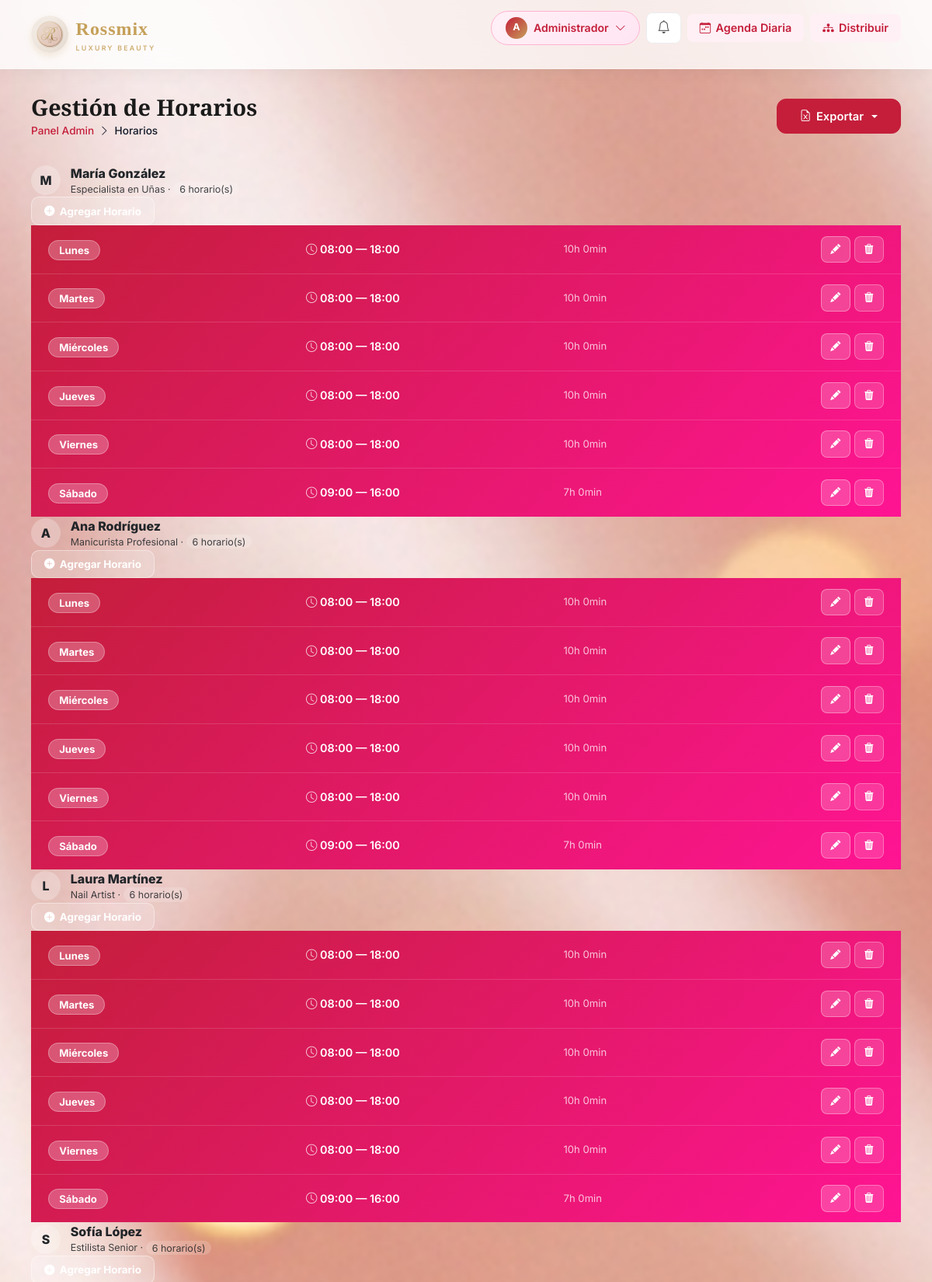
Screenshot of /admin/horarios (signed in, upper part) with the database file from the repository.
### app/models/usuario.py (models this page shows, shortened)
class Usuario(db.Model):
    __tablename__ = 'usuario'
    __table_args__ = (
        CheckConstraint("telefono ~ '^[0-9]{10}$'", name='ck_usuario_telefono_10_digitos'),
    )
    id = db.Column(db.Integer, primary_key=True)
    nombre = db.Column(db.String(100), nullable=False)
    email = db.Column(db.String(150), unique=True, nullable=False)
    telefono = db.Column(db.String(10), nullable=False)
    password = db.Column(db.String(200), nullable=False)
    tipo_usuario   = db.Column(db.String(20), nullable=False, index=True)
    fecha_registro = db.Column(db.DateTime, default=datetime.now)
    activo         = db.Column(db.Boolean, default=True)
    id_empleado = db.Column(db.Integer, db.ForeignKey('empleados.id_empleado', ondelete='SET NULL'), nullable=True)
    empleado_vinculado = db.relationship('Empleado', foreign_keys=[id_empleado], backref='usuario_cuenta', uselist=False)
    citas = db.relationship('Cita', backref='cliente', lazy=True, foreign_keys='Cita.id_cliente')
    notificaciones = db.relationship('Notificacion', backref='usuario', lazy=True)

### app/models/empleado.py (models this page shows, shortened)
class Empleado(db.Model):
    __tablename__ = 'empleados'
    id_empleado = db.Column(db.Integer, primary_key=True)
    nombre = db.Column(db.String(100), nullable=False)
    especialidad = db.Column(db.String(100))
    activo = db.Column(db.Boolean, default=True)
    fecha_registro = db.Column(db.DateTime, default=datetime.now)
    horarios = db.relationship('HorarioEmpleado', backref='empleado', lazy=True, cascade='all, delete-orphan')
    citas = db.relationship('Cita', backref='empleado', lazy=True)

### app/models/horario.py (models this page shows, shortened)
class HorarioEmpleado(db.Model):
    __tablename__ = 'horarios_empleados'
    id_horario = db.Column(db.Integer, primary_key=True)
    id_empleado = db.Column(db.Integer, db.ForeignKey('empleados.id_empleado', ondelete='CASCADE'), nullable=False)
    dia_semana = db.Column(db.Integer, nullable=False)  # 0=Domingo, 1=Lunes, ..., 6=Sábado
    hora_inicio = db.Column(db.Time, nullable=False)
    hora_fin = db.Column(db.Time, nullable=False)

### app/views/admin/horarios.py (the view)
@admin_bp.route('/horarios')
@admin_required
def horarios():
    empleados_list = Empleado.query.filter_by(activo=True).all()
    return render_template('admin/horarios.html', empleados=empleados_list, dias_semana=DIAS_SEMANA)

### app/templates/admin/horarios.html (shortened to what this page needs)
{% extends 'base.html' %}
{% block content %}
<div class="page-header">
    <div>
        <h1>Gestión de Horarios</h1>
        <div class="breadcrumb-r">
            <a href="{{ url_for('dashboard_admin') }}">Panel Admin</a>
            <i class="bi bi-chevron-right"></i> <span>Horarios</span>
        </div>
    </div>
    <div class="dropdown">
        <button class="btn-rossmix dropdown-toggle" type="button" id="exportHorariosDropdown"
                data-bs-toggle="dropdown" aria-expanded="false" style="background:#c41e3a;">
            <i class="bi bi-file-earmark-excel"></i> Exportar
        </button>
    </div>
</div>
{% if empleados %}
    {% for empleado in empleados %}
    <div class="emp-card">
        <div class="emp-card-header">
            <div style="display:flex;align-items:center;gap:0.8rem;">
                <div style="width:38px;height:38px;border-radius:50%;background:rgba(255,255,255,0.25);
                            display:flex;align-items:center;justify-content:center;font-weight:800;font-size:1rem;">
                    {{ empleado.nombre[0].upper() }}
                </div>
                <div>
                    <div style="font-weight:800;font-size:1rem;">{{ empleado.nombre }}</div>
                    <div style="font-size:0.78rem;opacity:0.85;">{{ empleado.especialidad or 'Sin especialidad' }} ·
                        <span style="background:rgba(255,255,255,0.2);padding:0.1rem 0.5rem;border-radius:10px;">
                            {{ empleado.horarios|length }} horario(s)
                        </span>
                    </div>
                </div>
            </div>
            <button onclick="abrirModalCrear({{ empleado.id_empleado }}, '{{ empleado.nombre }}')"
                    style="background:rgba(255,255,255,0.2);border:1.5px solid rgba(255,255,255,0.4);
                           color:white;padding:0.45rem 1rem;border-radius:10px;font-weight:700;
                           font-size:0.84rem;cursor:pointer;transition:all 0.2s;display:flex;
                           align-items:center;gap:0.4rem;"
                    onmouseover="this.style.background='rgba(255,255,255,0.35)'"
                    onmouseout="this.style.background='rgba(255,255,255,0.2)'">
                <i class="bi bi-plus-circle-fill"></i> Agregar Horario
            </button>
        </div>
        <div class="emp-card-body">
            {% if empleado.horarios %}
                {% for horario in empleado.horarios|sort(attribute='dia_semana') %}
                <div class="horario-row" id="horario-{{ horario.id_horario }}">
                    <div><span class="dia-badge">{{ dias_semana[horario.dia_semana] }}</span></div>
                    <div class="hora-text">
                        <i class="bi bi-clock" style="color:rgba(255,255,255,0.8);font-size:0.9rem;"></i>
                        {{ horario.hora_inicio.strftime('%H:%M') }} — {{ horario.hora_fin.strftime('%H:%M') }}
                    </div>
                    <div class="dur-text">
                        {% set mins = ((horario.hora_fin.hour * 60 + horario.hora_fin.minute) - (horario.hora_inicio.hour * 60 + horario.hora_inicio.minute)) %}
                        {{ mins // 60 }}h {{ mins % 60 }}min
                    </div>
                    <div style="display:flex;gap:0.35rem;">
                        <button onclick="abrirModalEditar({{ horario.id_horario }}, '{{ empleado.nombre }}', '{{ horario.hora_inicio.strftime('%H:%M') }}', '{{ horario.hora_fin.strftime('%H:%M') }}')"
                                style="background:rgba(255,255,255,0.2);color:white;border:1px solid rgba(255,255,255,0.35);padding:0.4rem 0.7rem;
                                       border-radius:8px;font-size:0.82rem;cursor:pointer;transition:all 0.2s;"
                                onmouseover="this.style.background='rgba(255,255,255,0.35)'" onmouseout="this.style.background='rgba(255,255,255,0.2)'"
                                title="Editar">
                            <i class="bi bi-pencil-fill"></i>
                        </button>
                        <button onclick="confirmarEliminarHorario({{ horario.id_horario }})"
                                style="background:rgba(255,255,255,0.15);color:white;border:1px solid rgba(255,255,255,0.3);padding:0.4rem 0.7rem;
                                       border-radius:8px;font-size:0.82rem;cursor:pointer;transition:all 0.2s;"
                                onmouseover="this.style.background='rgba(220,38,38,0.5)'" onmouseout="this.style.background='rgba(255,255,255,0.15)'"
                                title="Eliminar">
                            <i class="bi bi-trash3-fill"></i>
                        </button>
                    </div>
                </div>
                {% endfor %}
            {% endif %}
        </div>
    </div>
    {% endfor %}
{% endif %}
{% endblock %}

### app/templates/base.html (shortened to what this page needs)
<!DOCTYPE html>
<html lang="es">
<head>
    <link rel="stylesheet" href="https://cdn.jsdelivr.net/npm/bootstrap-icons@1.11.3/font/bootstrap-icons.min.css">
    <link rel="stylesheet" href="https://cdn.jsdelivr.net/npm/bootstrap@5.3.2/dist/css/bootstrap.min.css">
    <link rel="stylesheet" href="{{ url_for('static', filename='style.css', v='20260818-2') }}">
</head>
<body>
<nav>
    <div class="nav-inner">
        <a href="{{ url_for('main.index') }}" class="logo">
            <img src="{{ url_for('static', filename='images/logo_rossmix_r.png') }}" alt="Rossmix Luxury Beauty">
            <span class="logo-text">Rossmix<small>Luxury Beauty</small></span>
        </a>
        <ul>
            {% if session.usuario_id and request.endpoint != 'main.index' %}
                <li class="profile-dropdown-wrap">
                    <a href="#" class="profile-btn" id="profileBtn">
                        <span class="avatar">{{ session.nombre[0]|upper }}</span>
                        {{ session.nombre|title }}
                        <i class="bi bi-chevron-down icon-small"></i>
                    </a>
                </li>
                <li class="nav-item-notif">
                    <a href="#" id="btnNotifs" title="Notificaciones" class="notif-button">
                        <i class="bi bi-bell icon-bell"></i>
                    </a>
                </li>
                {% if session.tipo_usuario == 'admin' %}
                    <li>
                        <a href="{{ url_for('admin.agenda_diaria') }}" class="nav-chip blue">
                            <i class="bi bi-calendar-week"></i> Agenda Diaria
                        </a>
                    </li>
                    <li>
                        <a href="{{ url_for('admin.citas_distribucion') }}" class="nav-chip purple">
                            <i class="bi bi-diagram-3-fill"></i> Distribuir
                        </a>
                    </li>
                {% elif session.tipo_usuario == 'especialista' %}
                    <li>
                        <a href="{{ url_for('especialista.citas_disponibles') }}" class="nav-chip pink">
                            <i class="bi bi-lightning-fill"></i> Disponibles
                        </a>
                    </li>
                {% else %}
                    <li><a href="{{ url_for('citas.agendar_paso1') }}" class="nav-chip pink"><i class="bi bi-plus-circle"></i> Agendar</a></li>
                {% endif %}
            {% else %}
                <li><a href="{{ url_for('main.index') }}">Inicio</a></li>
                <li><a href="{{ url_for('auth.login') }}">Iniciar Sesión</a></li>
                <li><a href="{{ url_for('auth.registro') }}" class="nav-chip pink">Registrarse</a></li>
            {% endif %}
        </ul>
    </div>
</nav>
<div class="page-wrap">
    {% block content %}{% endblock %}
</div>
</body>
</html>

### app/templates/admin/horarios.html (style rules this page uses)
.horario-row { display:grid;grid-template-columns:1fr 1fr 1fr auto;align-items:center;gap:0.5rem;padding:0.85rem 1.4rem;border-bottom:1px solid rgba(255,255,255,0.15); }
.horario-row:last-child { border-bottom:none; }
.dia-badge { background:rgba(255,255,255,0.25);color:white;padding:0.25rem 0.8rem;border-radius:20px;font-size:0.82rem;font-weight:700;border:1px solid rgba(255,255,255,0.3); }
.hora-text { font-size:0.9rem;font-weight:600;color:white; }
.dur-text { font-size:0.82rem;color:rgba(255,255,255,0.75); }
.emp-card-body { padding:0;background:linear-gradient(135deg,#c41e3a,#ff1493); }

### rows the page displays
Usuario: nombre "Administrador"
Empleado: nombre "M", nombre "María González", especialidad "Especialista en Uñas", horarios|length "6"
HorarioEmpleado: dia_semana "Lunes", hora_inicio "08:00", hora_fin "18:00", mins "10", mins "0"
HorarioEmpleado: dia_semana "Martes", hora_inicio "08:00", hora_fin "18:00", mins "10", mins "0"
HorarioEmpleado: dia_semana "Miércoles", hora_inicio "08:00", hora_fin "18:00", mins "10", mins "0"
HorarioEmpleado: dia_semana "Jueves", hora_inicio "08:00", hora_fin "18:00", mins "10", mins "0"
HorarioEmpleado: dia_semana "Viernes", hora_inicio "08:00", hora_fin "18:00", mins "10", mins "0"
HorarioEmpleado: dia_semana "Sábado", hora_inicio "09:00", hora_fin "16:00", mins "7", mins "0"
Empleado: nombre "A", nombre "Ana Rodríguez", especialidad "Manicurista Profesional", horarios|length "6"
HorarioEmpleado: dia_semana "Lunes", hora_inicio "08:00", hora_fin "18:00", mins "10", mins "0"
HorarioEmpleado: dia_semana "Martes", hora_inicio "08:00", hora_fin "18:00", mins "10", mins "0"
HorarioEmpleado: dia_semana "Miércoles", hora_inicio "08:00", hora_fin "18:00", mins "10", mins "0"
HorarioEmpleado: dia_semana "Jueves", hora_inicio "08:00", hora_fin "18:00", id_horario "10", mins "0"
HorarioEmpleado: dia_semana "Viernes", hora_inicio "08:00", hora_fin "18:00", mins "10", mins "0"
HorarioEmpleado: dia_semana "Sábado", hora_inicio "09:00", hora_fin "16:00", mins "7", mins "0"
Empleado: nombre "L", nombre "Laura Martínez", especialidad "Nail Artist", horarios|length "6"
HorarioEmpleado: dia_semana "Lunes", hora_inicio "08:00", hora_fin "18:00", mins "10", mins "0"
HorarioEmpleado: dia_semana "Martes", hora_inicio "08:00", hora_fin "18:00", mins "10", mins "0"
HorarioEmpleado: dia_semana "Miércoles", hora_inicio "08:00", hora_fin "18:00", mins "10", mins "0"
HorarioEmpleado: dia_semana "Jueves", hora_inicio "08:00", hora_fin "18:00", mins "10", mins "0"
HorarioEmpleado: dia_semana "Viernes", hora_inicio "08:00", hora_fin "18:00", mins "10", mins "0"
HorarioEmpleado: dia_semana "Sábado", hora_inicio "09:00", hora_fin "16:00", mins "7", mins "0"
Empleado: nombre "S", nombre "Sofía López", especialidad "Estilista Senior", horarios|length "6"

### other values shown
{{ session.nombre[0]|upper }} "A"
